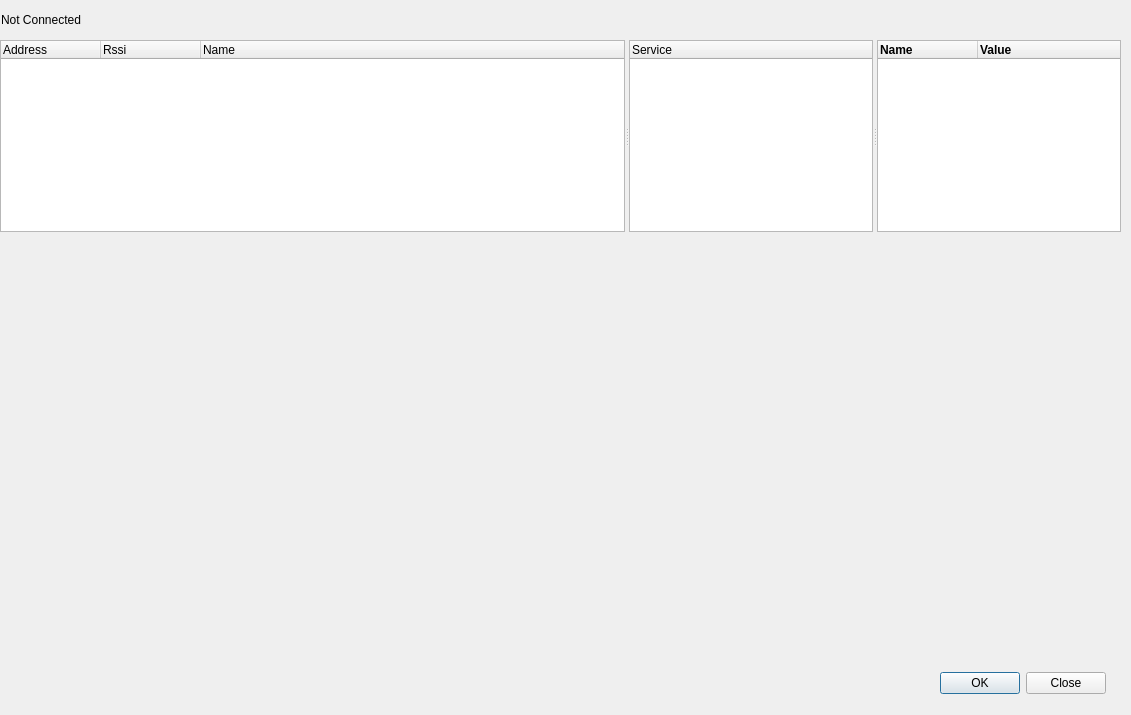
<?xml version="1.0" encoding="UTF-8"?>
<ui version="4.0">
 <class>mainDialog</class>
 <widget class="QDialog" name="mainDialog">
  <property name="geometry">
   <rect>
    <x>0</x>
    <y>0</y>
    <width>1131</width>
    <height>715</height>
   </rect>
  </property>
  <property name="sizePolicy">
   <sizepolicy hsizetype="Expanding" vsizetype="Expanding">
    <horstretch>0</horstretch>
    <verstretch>0</verstretch>
   </sizepolicy>
  </property>
  <property name="windowTitle">
   <string>eTDS BLE Interface</string>
  </property>
  <widget class="QLabel" name="connectionLabel">
   <property name="geometry">
    <rect>
     <x>1</x>
     <y>11</y>
     <width>611</width>
     <height>17</height>
    </rect>
   </property>
   <property name="text">
    <string>Not Connected</string>
   </property>
   <property name="scaledContents">
    <bool>true</bool>
   </property>
  </widget>
  <widget class="QSplitter" name="splitter">
   <property name="geometry">
    <rect>
     <x>0</x>
     <y>40</y>
     <width>1121</width>
     <height>192</height>
    </rect>
   </property>
   <property name="orientation">
    <enum>Qt::Horizontal</enum>
   </property>
   <widget class="QTreeWidget" name="devicesTree">
    <property name="alternatingRowColors">
     <bool>true</bool>
    </property>
    <column>
     <property name="text">
      <string notr="true">Address</string>
     </property>
    </column>
    <column>
     <property name="text">
      <string>Rssi</string>
     </property>
    </column>
    <column>
     <property name="text">
      <string>Name</string>
     </property>
    </column>
   </widget>
   <widget class="QTreeWidget" name="servicesTree">
    <property name="sizeAdjustPolicy">
     <enum>QAbstractScrollArea::AdjustToContentsOnFirstShow</enum>
    </property>
    <property name="alternatingRowColors">
     <bool>true</bool>
    </property>
    <column>
     <property name="text">
      <string notr="true">Service</string>
     </property>
    </column>
   </widget>
   <widget class="QTreeWidget" name="characteristicTree">
    <property name="autoFillBackground">
     <bool>false</bool>
    </property>
    <property name="frameShape">
     <enum>QFrame::StyledPanel</enum>
    </property>
    <property name="frameShadow">
     <enum>QFrame::Sunken</enum>
    </property>
    <property name="sizeAdjustPolicy">
     <enum>QAbstractScrollArea::AdjustToContentsOnFirstShow</enum>
    </property>
    <property name="alternatingRowColors">
     <bool>true</bool>
    </property>
    <column>
     <property name="text">
      <string notr="true">Name</string>
     </property>
     <property name="font">
      <font>
       <weight>75</weight>
       <bold>true</bold>
      </font>
     </property>
    </column>
    <column>
     <property name="text">
      <string>Value</string>
     </property>
     <property name="font">
      <font>
       <weight>75</weight>
       <bold>true</bold>
      </font>
     </property>
    </column>
   </widget>
  </widget>
  <widget class="QCustomPlot" name="plot" native="true">
   <property name="geometry">
    <rect>
     <x>1</x>
     <y>240</y>
     <width>1119</width>
     <height>421</height>
    </rect>
   </property>
  </widget>
  <widget class="QDialogButtonBox" name="buttonBox">
   <property name="geometry">
    <rect>
     <x>930</x>
     <y>670</y>
     <width>176</width>
     <height>27</height>
    </rect>
   </property>
   <property name="standardButtons">
    <set>QDialogButtonBox::Close|QDialogButtonBox::Ok</set>
   </property>
  </widget>
 </widget>
 <layoutdefault spacing="6" margin="11"/>
 <customwidgets>
  <customwidget>
   <class>QCustomPlot</class>
   <extends>QWidget</extends>
   <header>qcustomplot.h</header>
   <container>1</container>
  </customwidget>
 </customwidgets>
 <resources/>
 <connections/>
</ui>
